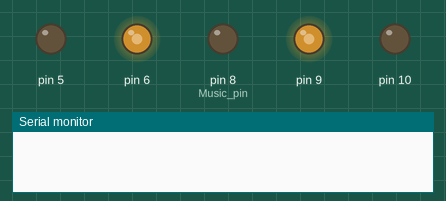
This sketch was run on a simulated Arduino Uno, built with avr-gcc and run on an emulated ATmega328P. On the bench: output pins drawn as LEDs (lit = HIGH), the last lines printed to the serial monitor.

Above: at 0.05 s.
At 9.85 s:
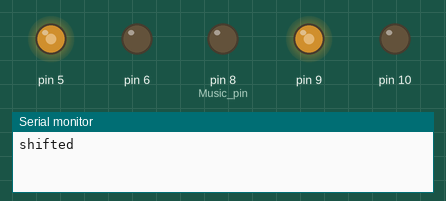
Timing chart, 0 to 11.4 s (numbered marks = the images above):
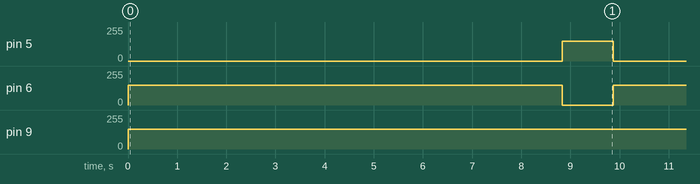

Measured:
- by itself, pin 5: alternates 150/255 for 1.0 s and 0/255 for 8.8 s
- by itself, pin 6: alternates 150/255 for 8.8 s and 0/255 for 1.0 s
- by itself, pin 9: 0/255 → 150/255 at 0.00 s

The sketch:

motorControl.ino
```cpp
// Megalovania Witchery

int a3, a3s, b3, c4, d4, e4, f4, g4, g4s, a4, b4, c5, d5, e5, f5, g5;
int verse;
int rate;

int tones[16] = {216, 233, 247, 262, 294, 330, 349, 392,
                 416, 440, 494, 523, 587, 659, 698, 784 };

void megalovania() {

  for(int verse = 0; verse < 4; verse++) {
    tone(8, tones[d4 - verse], 100 * rate);
    delay(200 * rate);
    tone(8, tones[d4 - verse], 100 * rate);
    delay(200 * rate);

    tone(8, tones[d5], 100 * rate);
    delay(400 * rate);

    tone(8, tones[a4], 200 * rate);
    delay(600 * rate);

    tone(8, tones[g4s], 100 * rate);
    delay(400 * rate);
    tone(8, tones[g4], 100 * rate);
    delay(400 * rate);
    tone(8, tones[f4], 100 * rate);
    delay(400 * rate);
    tone(8, tones[d4], 100 * rate);
    delay(200 * rate);
    tone(8, tones[f4], 100 * rate);
    delay(200 * rate);
    tone(8, tones[g4], 100 * rate);
    delay(200 * rate);
  }

}

void turnLeft(float time, float speed) { // Speed will be a value between 0 and 255

  for(int x = 0; x < time; x++) {
    analogWrite(5, speed);
    analogWrite(9, speed);
    digitalWrite(6, LOW);
    digitalWrite(10, LOW);
    delay(1);
  }
}

void turnRight(float time,float speed) {

  for( int x = 0; x < time; x++) {
    analogWrite(6, speed);
    analogWrite(10, speed);
    digitalWrite(5,LOW);
    digitalWrite(9,LOW);
    delay(1);
  }
}

void goForward(float time, float speed) {

  for(int x = 0; x < time; x++) {
    analogWrite(6, speed);
    analogWrite(9, speed);
    digitalWrite(5, LOW);
    digitalWrite(10, LOW);
    delay(1);
  }
}

void goBackward(float time, float speed) {

  for(int x = 0; x < time; x++) {
    analogWrite(10, speed);
    analogWrite(5, speed);
    digitalWrite(6, LOW);
    digitalWrite(9, LOW);
    delay(1);
  }
}

// Function for turning left

void setup() {
  Serial.begin(9600);

  a3 = 0; a3s = 1; b3 = 2; c4 = 3; d4 = 4; e4 = 5;
  f4 = 6; g4 = 7; g4s = 8; a4 = 9; b4 = 10;
  c5 = 11; d5 = 12; e5 = 13; f5 = 14; g5 = 15;

  rate = 1;

  // We are going to enable pins 5, 6, 8, 9, 10
  pinMode(5, OUTPUT);
  pinMode(6, OUTPUT);
  pinMode(8, OUTPUT); // Music pin
  pinMode(9, OUTPUT);
  pinMode(10, OUTPUT);

}

void loop() {
  goForward(8500, 150);
  Serial.println("shifted");
  turnLeft(1000, 150);
}
```
